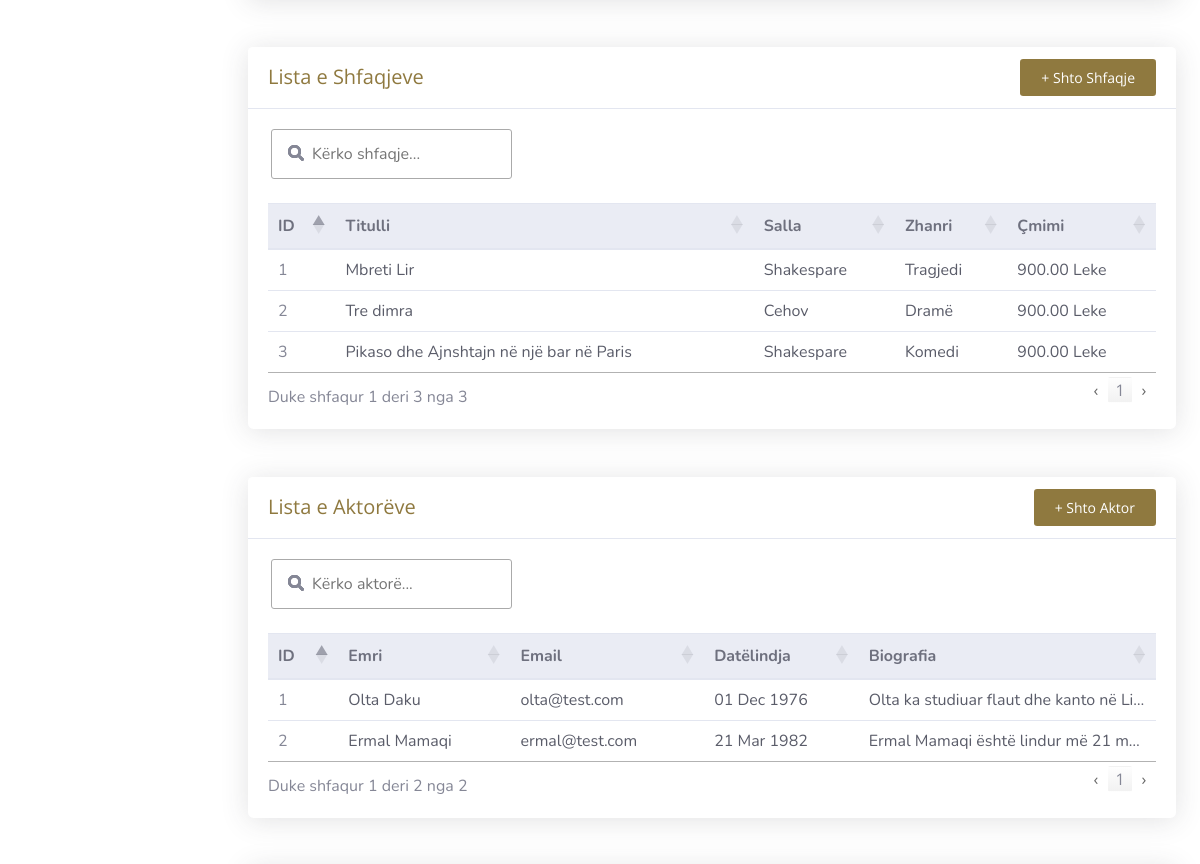
/views/admin/index.php (signed in, middle part), run on an earlier commit of the app's database.
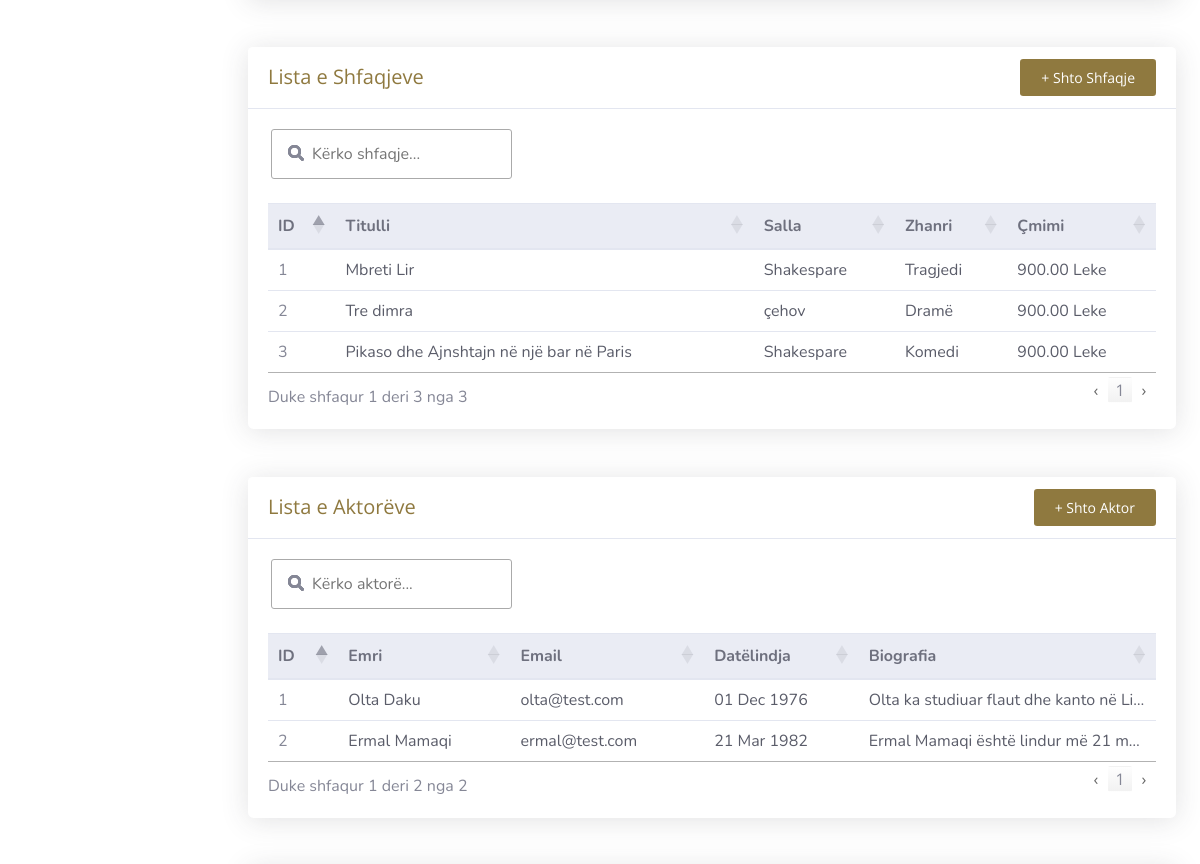
And on a later commit of the database.
### tables this page shows
CREATE TABLE `shows` (
  `id` int(11) NOT NULL,
  `title` varchar(255) NOT NULL,
  `description` text DEFAULT NULL,
  `time` time NOT NULL,
  `hall` varchar(50) NOT NULL,
  `genre_id` int(11) NOT NULL,
  `poster` varchar(255) NOT NULL,
  `trailer` varchar(255) NOT NULL,
  `price` int(11) NOT NULL,
  `validity_days` int(11) NOT NULL DEFAULT 2
);

CREATE TABLE `genres` (
  `id` int(11) NOT NULL,
  `genre_name` varchar(50) NOT NULL
);

CREATE TABLE `actors` (
  `id` int(20) NOT NULL,
  `name` varchar(40) NOT NULL,
  `email` varchar(30) NOT NULL,
  `birthday` date NOT NULL,
  `description` text NOT NULL,
  `poster` varchar(255) DEFAULT NULL
);

### includes/sidebar.php (called while the page is built, shortened)
<?php if(checkAdmin($conn)){ ?>
<li class="nav-item">
    <a class="nav-link" href="/biletaria_online/views/admin/index.php#graphs-section">
        <i class="fas fa-fw fa-chart-area"></i>
        <span>Grafikët</span></a>
</li>
<?php } ?>
<?php if(checkAdmin($conn)){ ?>
<li class="nav-item">
    <a class="nav-link collapsed" href="#" data-toggle="collapse" data-target="#collapseTwo" aria-expanded="true"
        aria-controls="collapseTwo">
        <i class="fas fa-fw fa-wrench"></i>
        <span>Menaxho Përdoruesit</span>
    </a>
    <div id="collapseTwo" class="collapse" aria-labelledby="headingTwo" data-parent="#accordionSidebar">
        <div class="bg-white py-2 collapse-inner rounded">
            <h6 class="collapse-header">Veprime</h6>
            <a class="collapse-item" href="/biletaria_online/views/admin/users/index.php">Të gjithë përdoruesit</a>
            <a class="collapse-item" href="/biletaria_online/views/admin/users/add-user.php">Shto përdorues të
                ri</a>
        </div>
    </div>
</li>
<?php } ?>
            <?php if(checkAdmin($conn)){ ?>
            <a class="collapse-item" href="/biletaria_online/views/admin/shows/add-show.php">Shto shfaqje të re</a>
            <?php } ?>
<?php if(checkAdmin($conn)){ ?>
<li class="nav-item">
    <a class="nav-link collapsed" href="#" data-toggle="collapse" data-target="#collapseActors" aria-expanded="true"
        aria-controls="collapseActors">
        <i class="fas fa-fw fa-wrench"></i>
        <span>Menaxho Aktorët</span>
    </a>
    <div id="collapseActors" class="collapse" aria-labelledby="headingActors" data-parent="#accordionSidebar">
        <div class="bg-white py-2 collapse-inner rounded">
            <h6 class="collapse-header">Veprime</h6>
            <a class="collapse-item" href="/biletaria_online/views/admin/actors/index.php">Te gjithë aktorët</a>
            <a class="collapse-item" href="/biletaria_online/views/admin/actors/add.php">Shto aktor të ri</a>
        </div>
    </div>
</li>
<?php } ?>
            <?php if(checkAdmin($conn)){ ?>
            <a class="collapse-item" href="/biletaria_online/views/admin/events/add-event.php">Shto event të ri</a>
            <?php } ?>

### includes/functions.php (called while the page is built, shortened)
<?php
function checkAdmin($conn): bool {
    $user_id = $_SESSION['user_id'];
    $stmt = $conn->prepare("SELECT role FROM users WHERE id = ?");
    $stmt->bind_param("i", $user_id);
    $stmt->execute();
    $stmt->bind_result($role);
    return true;
}
function redirectIfNotAdminOrTicketOffice($conn): void {
    if(!checkAdmin($conn) && !checkTicketOffice($conn)) {
        header("Location: " . '/biletaria_online/auth/no-access.php');
        exit;
    }
}

### views/admin/index.php (the view, shortened to what this page needs)
<?php
require $_SERVER['DOCUMENT_ROOT'] . '/biletaria_online/auth/auth.php';
require $_SERVER['DOCUMENT_ROOT'] . '/biletaria_online/includes/functions.php';
redirectIfNotAdminOrTicketOffice($conn);
$actors_query = 'SELECT * FROM actors';
$actors_result = $conn->query($actors_query);
$shows_query = "
    SELECT shows.id, shows.title, shows.description, shows.hall, genres.genre_name, shows.price
    FROM shows
    JOIN genres ON shows.genre_id = genres.id
";
$shows_result = $conn->query($shows_query);
?>
<?php
$pageStyles = [
    "/biletaria_online/assets/css/style-starter.css",
    "https://fonts.googleapis.com/css?family=Nunito:200,200i,300,300i,400,400i,600,600i,700,700i,800,800i,900,900i",
    "/biletaria_online/assets/vendor/fontawesome-free/css/all.min.css",
    "/biletaria_online/assets/css/sb-admin-2.min.css",
    "https://cdn.datatables.net/1.13.4/css/jquery.dataTables.min.css"
];
?>
<!DOCTYPE html>
<html lang="sq">
<head>
    <?php require $_SERVER['DOCUMENT_ROOT'] . '/biletaria_online/includes/header.php'; ?>
</head>
<body id="page-top">
    <?php require $_SERVER['DOCUMENT_ROOT'] . '/biletaria_online/includes/sidebar.php'; ?>
    <div id="content" style="padding-top: 30px !important;">
        <div class="container-fluid" style="background-color: white;">
                <?php if(checkAdmin($conn)){ ?>
                <a href="generate_report.php"
                    class="d-none d-sm-inline-block btn btn-sm btn-primary-report shadow-sm"><i
                        class="fas fa-download fa-sm text-white-50"></i> Gjenero nje report</a>
                <?php } ?>
                    <?php if(checkAdmin($conn)){ ?>
                    <button class="btn btn-sm btn-primary-report" onclick="window.location.href = 'users/add-user.php'"
                        style="padding: 7px 20px;">+ Shto
                        Përdorues</button>
                    <?php } ?>
        <div class="card shadow border-0 rounded-4 mt-5" id="shows-section">
            <div class="card-header bg-white d-flex justify-content-between align-items-center border-bottom">
                <h5 class="mb-0 text-primary-1">Lista e Shfaqjeve</h5>
                <?php if(checkAdmin($conn)){ ?>
                <button class="btn btn-sm btn-primary-report" onclick="window.location.href = 'shows/add-show.php'"
                    style="padding: 7px 20px;">+ Shto Shfaqje</button>
                <?php } ?>
            </div>
            <div class="card-body">
                <div class="table-responsive">
                    <table id="showsTable" class="table table-hover align-middle mb-0 w-100">
                        <thead class="thead-light">
                            <tr>
                                <th>ID</th>
                                <th>Titulli</th>
                                <th>Salla</th>
                                <th>Zhanri</th>
                                <th>Çmimi</th>
                            </tr>
                        </thead>
                        <tbody class="text-dark">
                            <?php
                            $i = 1;
                            while ($row = $shows_result->fetch_assoc()) { ?>
                                <tr>
                                    <td class="text-muted"><?php echo $i; ?></td>
                                    <td class="fw-medium"><?php echo htmlspecialchars($row['title']); ?></td>
                                    <td><?php echo htmlspecialchars($row['hall']); ?></td>
                                    <td><?php echo htmlspecialchars($row['genre_name']); ?></td>
                                    <td><?php echo number_format($row['price'], 2); ?> Leke</td>
                                </tr>
                                <?php
                                $i++;
                            } ?>
                        </tbody>
                    </table>
                </div>
            </div>
        </div>
        <div class="card shadow border-0 rounded-4 mt-5" id="actors-section">
            <div class="card-header bg-white d-flex justify-content-between align-items-center border-bottom">
                <h5 class="mb-0 text-primary-1">Lista e Aktorëve</h5>
                <button class="btn btn-sm btn-primary-report" onclick="window.location.href = 'actors/add.php'"
                    style="padding: 7px 20px;">+ Shto Aktor</button>
            </div>
            <div class="card-body">
                <div class="table-responsive">
                    <table id="actorsTable" class="table table-hover align-middle mb-0 w-100">
                        <thead class="thead-light">
                            <tr>
                                <th>ID</th>
                                <th>Emri</th>
                                <th>Email</th>
                                <th>Datëlindja</th>
                                <th>Biografia</th>
                            </tr>
                        </thead>
                        <tbody class="text-dark">
                            <?php
                            $i = 1;
                            while ($row = $actors_result->fetch_assoc()) { ?>
                                <tr>
                                    <td class="text-muted"><?php echo $i; ?></td>
                                    <td class="fw-medium"><?php echo htmlspecialchars($row['name']); ?></td>
                                    <td><?php echo htmlspecialchars($row['email']); ?></td>
                                    <td><?php echo date("d M Y", strtotime($row['birthday'])); ?></td>
                                    <td class="text-truncate" style="max-width: 200px;">
                                        <?php echo mb_strimwidth(strip_tags($row['description']), 0, 80, "..."); ?>
                                    </td>
                                </tr>
                                <?php
                                $i++;
                            } ?>
                        </tbody>
                    </table>
                </div>
            </div>
        </div>
    </div>
    </div>
</body>
</html>

### includes/header.php (shortened to what this page needs)
<link href="https://cdnjs.cloudflare.com/ajax/libs/font-awesome/6.5.0/css/all.min.css" rel="stylesheet">
<?php if (isset($pageStyles)): ?>
    <?php foreach ($pageStyles as $style): ?>
        <link rel="stylesheet" href="<?php echo $style; ?>">
    <?php endforeach; ?>
<?php endif; ?>

### views/admin/index.php (style rules this page uses)
.card-body { margin: 0 !important; }
.btn-primary-report { background-color: #8f793f !important; background-image: none !important; color: white !important; }
body { overflow-x: hidden; }
.text-primary-1 { color: #8f793f !important; }

### includes/sidebar.php (style rules this page uses)
body { margin-left: 6.5rem !important; }
@media (min-width: 768px) { body { margin-left: 14rem !important; } }

What changed in the data, as far as the page shows it:
changed shows "Tre dimra": hall "Cehov" → "çehov"
